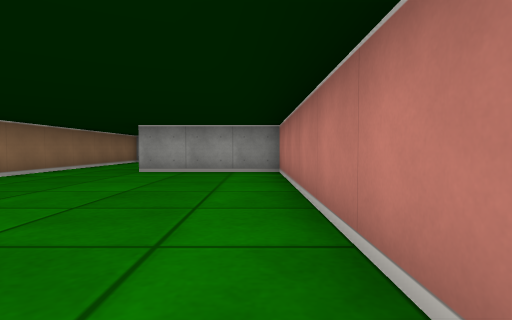
View 1 (above)

12 first-person views from a walk through a cub3D level. The camera is about half as high as the walls, tilts 2° down and sees 80° across. The floor is counted in squares. Each view is taken from the middle of a square. On the plan, view 1 faces up. The plan holds only what a view shows up to about 9 squares ahead; the rest is blank.

View 2
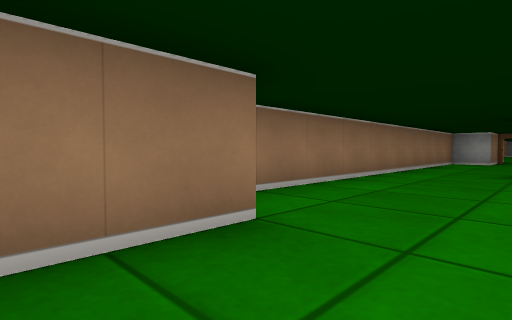

View 3
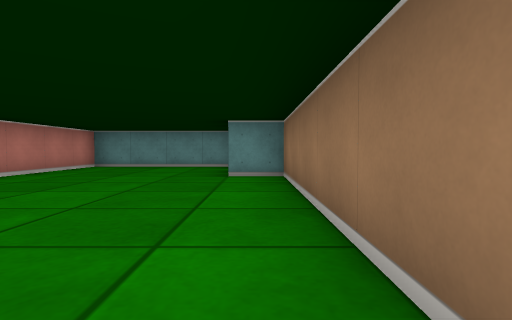

View 4
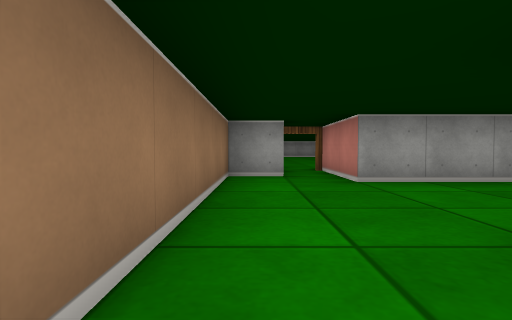

View 5
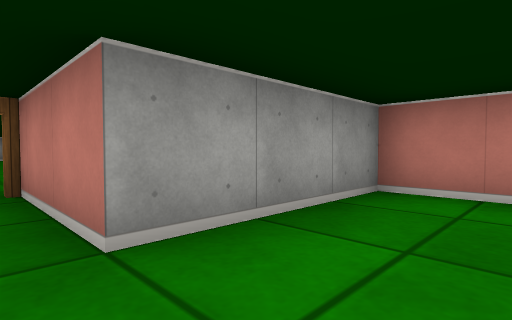

View 6
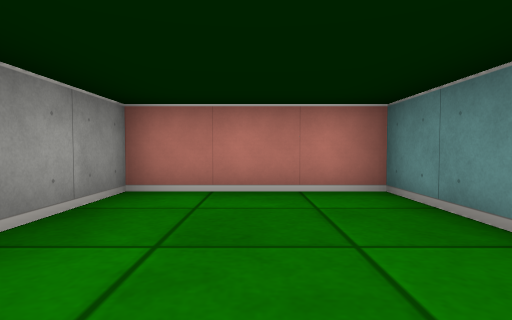

View 7
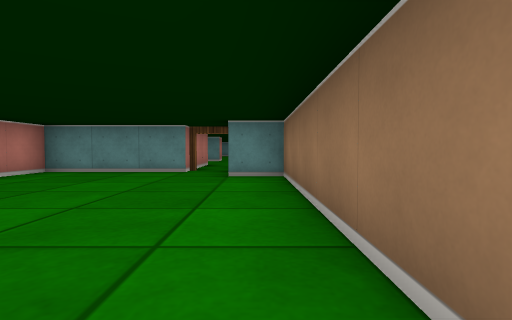

View 8
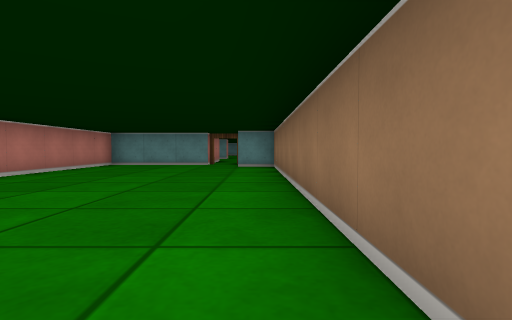

View 9
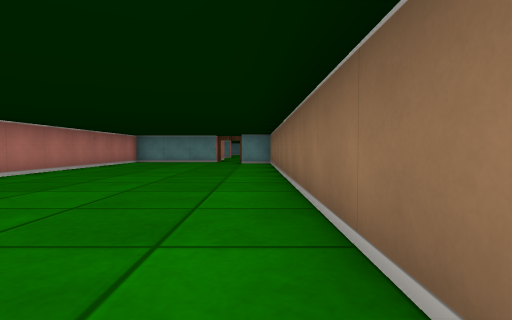

View 10
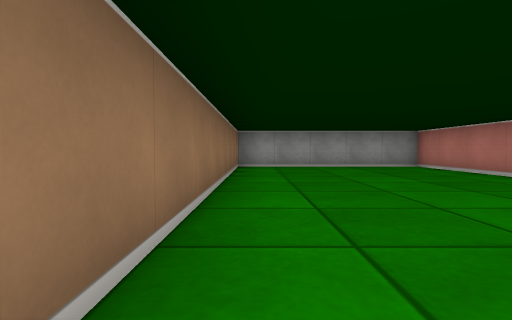

View 11
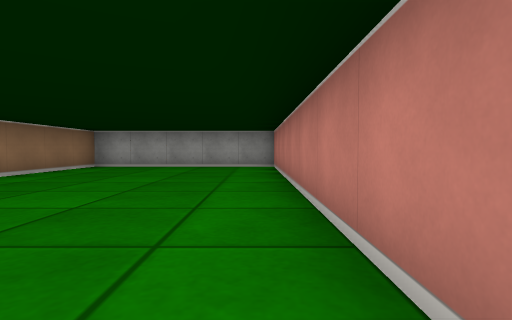

View 12
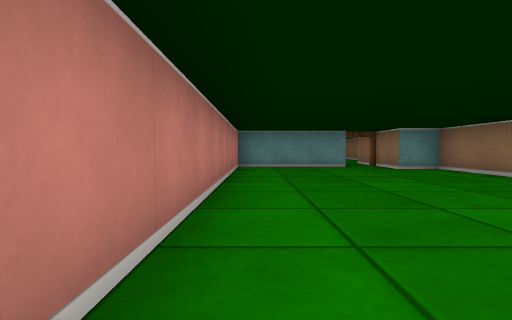

### Floor plan
Points are (right, up) in squares from view 1. A wall is a line through its corners. A room is listed if a view was taken in it or the views show most of it. See-through windows are left out.
Room 1 (views 1, 2, 4)
walls: (-4.5, 6.5) (-4.5, 1.5) (-3.5, 1.5) (-3.5, 0); (-3.2, -1.5) (0.5, -1.5) (0.5, 6.5) (-2.5, 6.5)
ways out: opening at (-3.5, 7) to room 2
Room 2 (views 3, 5, 6)
walls: (-1.2, 7.5) (0.5, 7.5) (0.5, 10.5) (-2.5, 10.5) (-2.5, 13.5); (-3.5, 11.5) (-4.5, 11.5) (-4.5, 6.5)
ways out: opening at (-3.5, 7) to room 1; open door at (-3, 13) to room 3
Room 3 (views 7, 8, 9, 10, 11, 12)
walls: (-2.5, 13.5) (0.5, 13.5) (0.5, 25.5) (-4.5, 25.5) (-4.5, 14.5) (-3.5, 14.5) (-3.5, 13)
ways out: open door at (-3, 13) to room 2

Positions as (right, up) in squares from view 1, and headings:
1: (0, 0), facing up
2: (-2, 0), facing up-left
3: (-4, 7), facing down
4: (-4, 6), facing up
5: (-3, 9), facing up-right
6: (-3, 9), facing right
7: (-4, 20), facing down
8: (-4, 23), facing down
9: (-4, 25), facing down
10: (-4, 17), facing up
11: (0, 17), facing up
12: (0, 22), facing down
